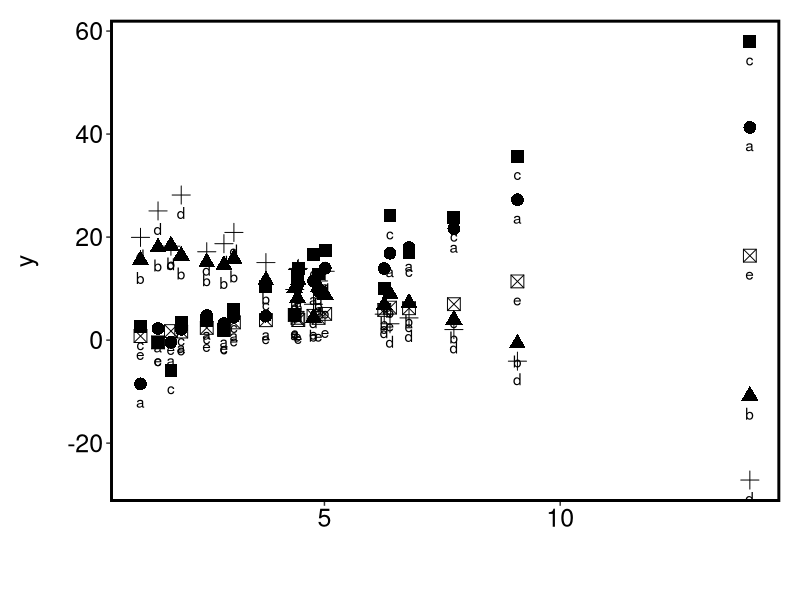
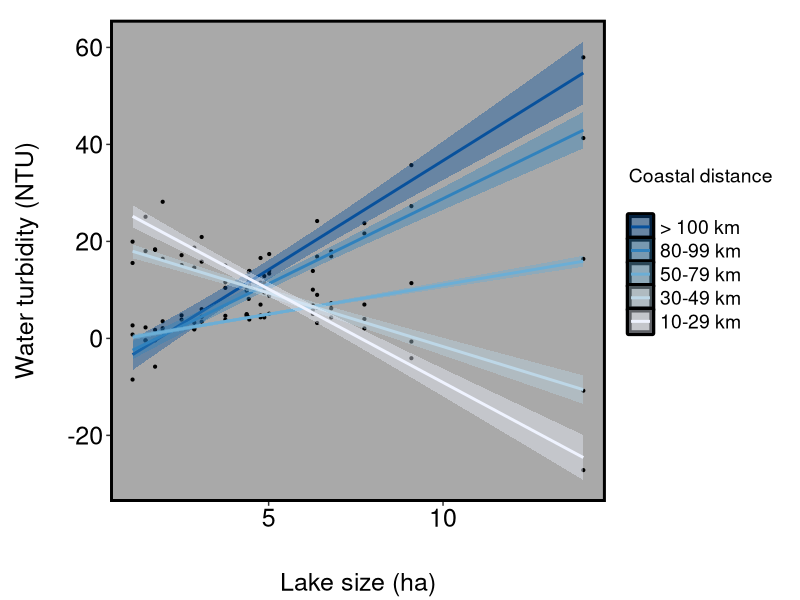
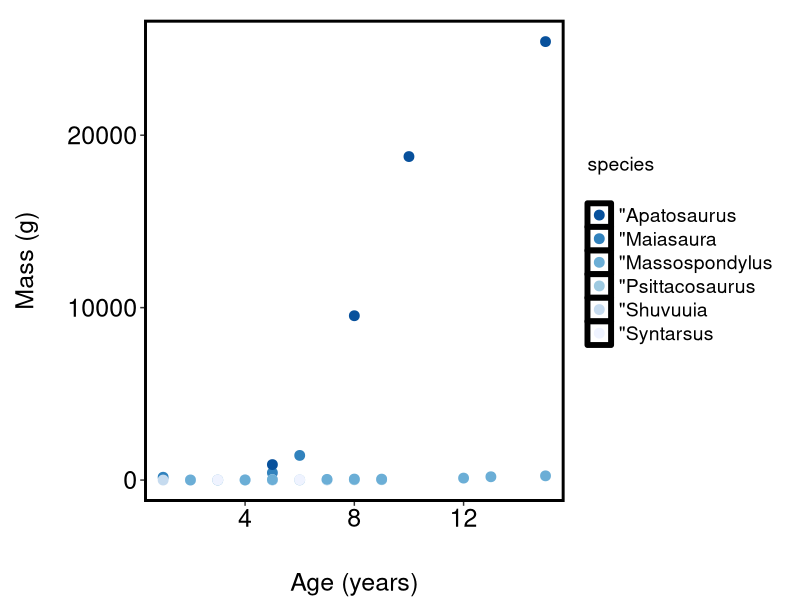
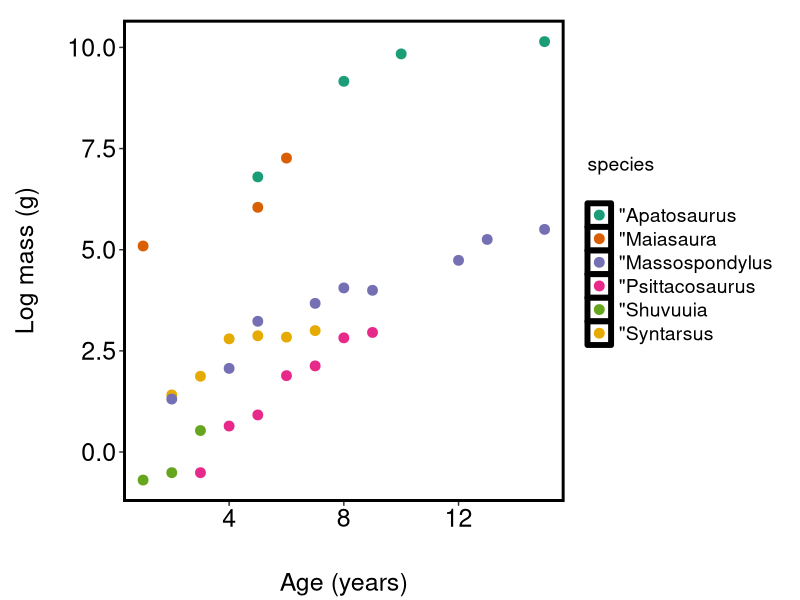
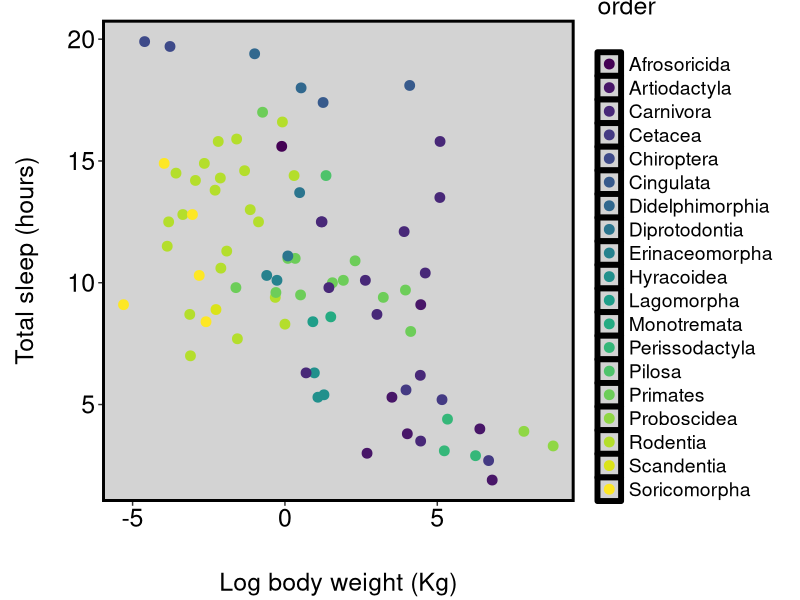
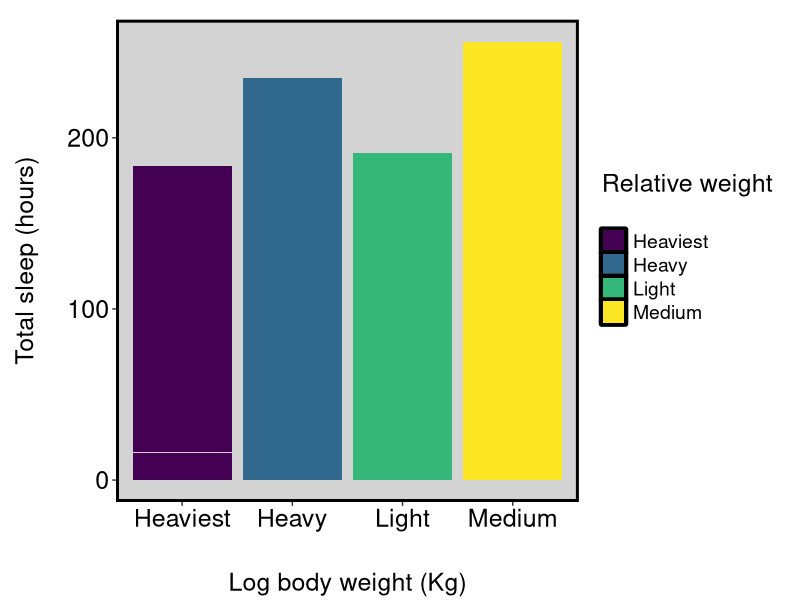
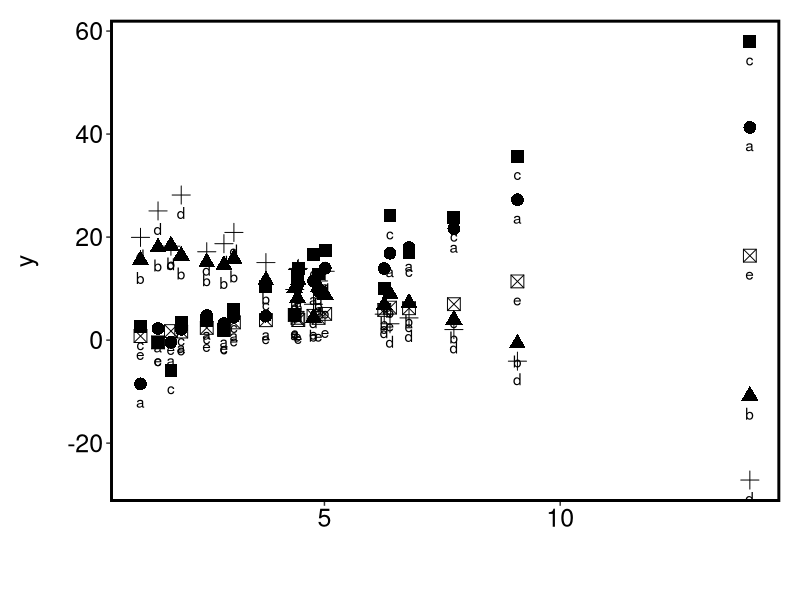
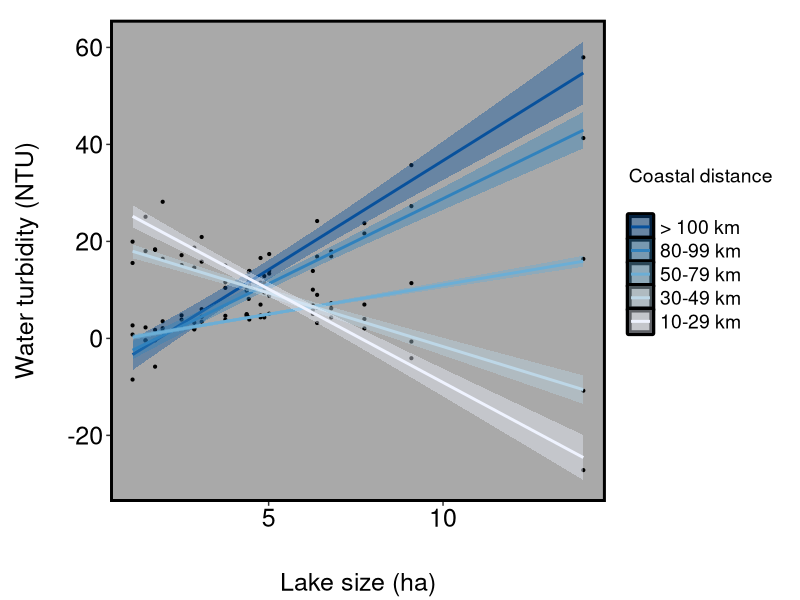

Generate these figures, in order, with R:

# Load tidyverse
library(tidyverse)

# Load elephant data
dino_data <- read_table('datasets/dinosaurs.tsv')

# Get mammal sleep data
data("msleep")
# Log body weight
msleep$bodywt <- log(msleep$bodywt)

# Simulate some data
sim_dat <- data.frame(x = rnorm(20, mean = 5, sd = 3)) %>%
  mutate(a = -5 + x * 3 + rnorm(length(x), 0, 3),
         b = 20 + x * -2 + rnorm(length(x), 0, 2),
         c = x^1.5 + rnorm(length(x), 0, 5),
         d = 30 + x * - 4 + rnorm(length(x), 0, 3),
         e = x + rnorm(length(x), 0, 1))

# Bad and messy plot without proper labels
sim_dat %>%
  pivot_longer(cols = c(a, b, c, d, e)) %>%
  ggplot(aes(x = x, y = value)) +
  geom_point(aes(pch = name), size = 4) +
  geom_text(aes(label = name), vjust = 2) +
  theme(legend.position = "none") +
  labs(x = "", y = "y") +
  theme(panel.background = element_rect(colour = 'black', fill = 'white', linewidth = 2),
        panel.grid = element_blank(),
        plot.margin = unit(c(0.5, 0.5, 1, 1), 'cm'),
        axis.title.x = element_text(size = 18, colour = 'black', vjust = -5),
        axis.title.y = element_text(size = 18, colour = 'black', vjust = 5),
        axis.text = element_text(size = 18, colour = 'black'),
        legend.position = "none") 

ggsave("imgs/bad_lake_plot.svg", width = 6, height = 5, device = "svg")

# Better plot
sim_dat %>%
  pivot_longer(cols = c(a, b, c, d, e)) %>%
  mutate(`Coastal distance` = factor(name, 
                                     levels = c('c', 'a', 'e', 'b', 'd'),
                                     labels = c('> 100 km', '80-99 km', '50-79 km', '30-49 km', '10-29 km'))) %>%
  ggplot(aes(x = x, y = value)) +
  geom_point(size = 0.75) +
  geom_smooth(aes(colour = `Coastal distance`, fill = `Coastal distance`), size = 1, method = 'lm') +
  scale_colour_brewer(palette = 'Blues', direction = -1) +
  scale_fill_brewer(palette = 'Blues', direction = -1) +
  theme(legend.position = "none") +
  labs(x = "Lake size (ha)", y = "Water turbidity (NTU)") +
  theme(panel.background = element_rect(colour = 'black', fill = 'darkgrey', linewidth = 2),
        panel.grid = element_blank(),
        plot.margin = unit(c(0.5, 0.5, 1, 1), 'cm'),
        axis.title.x = element_text(size = 18, colour = 'black', vjust = -5),
        axis.title.y = element_text(size = 18, colour = 'black', vjust = 5),
        axis.text = element_text(size = 18, colour = 'black'),
        legend.text = element_text(size = 14, colour = 'black'),
        legend.title = element_text(size = 14, colour = 'black', vjust = 5),
        legend.key.height = unit(.6, 'cm'),
        legend.key.width = unit(.6, 'cm'),
        legend.position = "right",
        legend.background = element_rect(colour = NA, fill = NA)) 

ggsave("imgs/good_lake_plot.svg", width = 7, height = 5, device = "svg")

# Bad dino plot
dino_data %>%
  # pivot_longer(cols = c(a, b, c, d, e)) %>%
  ggplot(aes(x = age, y = mass)) +
  geom_point(aes(colour = species), size = 3) + 
  scale_colour_brewer(palette = 'Blues', direction = -1) +
  labs(x = 'Age (years)',
       y = 'Mass (g)') +
  theme(panel.background = element_rect(colour = 'black', fill = 'white', linewidth = 2),
        panel.grid = element_blank(),
        plot.margin = unit(c(0.5, 0.5, 1, 1), 'cm'),
        axis.title.x = element_text(size = 18, colour = 'black', vjust = -5),
        axis.title.y = element_text(size = 18, colour = 'black', vjust = 5),
        axis.text = element_text(size = 18, colour = 'black'),
        legend.text = element_text(size = 14, colour = 'black'),
        legend.title = element_text(size = 14, colour = 'black', vjust = 5),
        legend.key.height = unit(.6, 'cm'),
        legend.key.width = unit(.6, 'cm'),
        legend.background = element_rect(colour = NA, fill = NA))

ggsave("imgs/bad_dino_plot.svg", width = 8, height = 5, device = "svg")

# Good dino plot
dino_data %>%
  # pivot_longer(cols = c(a, b, c, d, e)) %>%
  ggplot(aes(x = age, y = log(mass))) +
  geom_point(aes(colour = species), size = 3) + 
  scale_colour_brewer(palette = 'Dark2') +
  labs(x = 'Age (years)',
       y = 'Log mass (g)') +
  theme(panel.background = element_rect(colour = 'black', fill = 'white', linewidth = 2),
        panel.grid = element_blank(),
        plot.margin = unit(c(0.5, 0.5, 1, 1), 'cm'),
        axis.title.x = element_text(size = 18, colour = 'black', vjust = -5),
        axis.title.y = element_text(size = 18, colour = 'black', vjust = 5),
        axis.text = element_text(size = 18, colour = 'black'),
        legend.text = element_text(size = 14, colour = 'black'),
        legend.title = element_text(size = 14, colour = 'black', vjust = 5),
        legend.key.height = unit(.6, 'cm'),
        legend.key.width = unit(.6, 'cm'),
        legend.background = element_rect(colour = NA, fill = NA)) 

ggsave("imgs/good_dino_plot.svg", width = 8, height = 5, device = "svg")

# Binned plot
msleep %>%
  ggplot(aes(x = bodywt, y = sleep_total, colour = order)) +
  geom_point(size = 3) +
  scale_colour_viridis_d() +
  theme(panel.background = element_rect(colour = 'black', fill = 'lightgrey', linewidth = 2),
        panel.grid = element_blank(),
        plot.margin = unit(c(0.5, 0.5, 1, 1), 'cm'),
        axis.title.x = element_text(size = 18, colour = 'black', vjust = -5),
        axis.title.y = element_text(size = 18, colour = 'black', vjust = 5),
        axis.text = element_text(size = 18, colour = 'black'),
        legend.text = element_text(size = 14, colour = 'black'),
        legend.title = element_text(size = 18, colour = 'black', vjust = 5),
        legend.key.height = unit(.6, 'cm'),
        legend.key.width = unit(.6, 'cm'),
        legend.background = element_rect(colour = NA, fill = NA)) +
  labs(x = "Log body weight (Kg)", y = "Total sleep (hours)")

ggsave("imgs/good_binned_plot.svg", width = 8, height = 5, device = "svg")

msleep %>%
  mutate(wt_bin = case_when(bodywt < -2.5 ~ "Light",
                            bodywt >= -2.5 & bodywt < 0 ~ "Medium",
                            bodywt >= 0 & bodywt < 2.5 ~ "Heavy",
                            bodywt >= 2.5 ~ "Heaviest")) %>%
  ggplot(aes(x = wt_bin, y = sleep_total, fill = wt_bin)) +
  geom_bar(stat = "identity") +
  scale_fill_viridis_d(name = "Relative weight") +
  theme(panel.background = element_rect(colour = 'black', fill = 'lightgrey', linewidth = 2),
        panel.grid = element_blank(),
        plot.margin = unit(c(0.5, 0.5, 1, 1), 'cm'),
        axis.title.x = element_text(size = 18, colour = 'black', vjust = -5),
        axis.title.y = element_text(size = 18, colour = 'black', vjust = 5),
        axis.text = element_text(size = 18, colour = 'black'),
        legend.text = element_text(size = 14, colour = 'black'),
        legend.title = element_text(size = 18, colour = 'black', vjust = 5),
        legend.key.height = unit(.6, 'cm'),
        legend.key.width = unit(.6, 'cm'),
        legend.background = element_rect(colour = NA, fill = NA)) +
  labs(x = "Log body weight (Kg)", y = "Total sleep (hours)")

ggsave("imgs/bad_binned_plot.svg", width = 8, height = 5, device = "svg")
